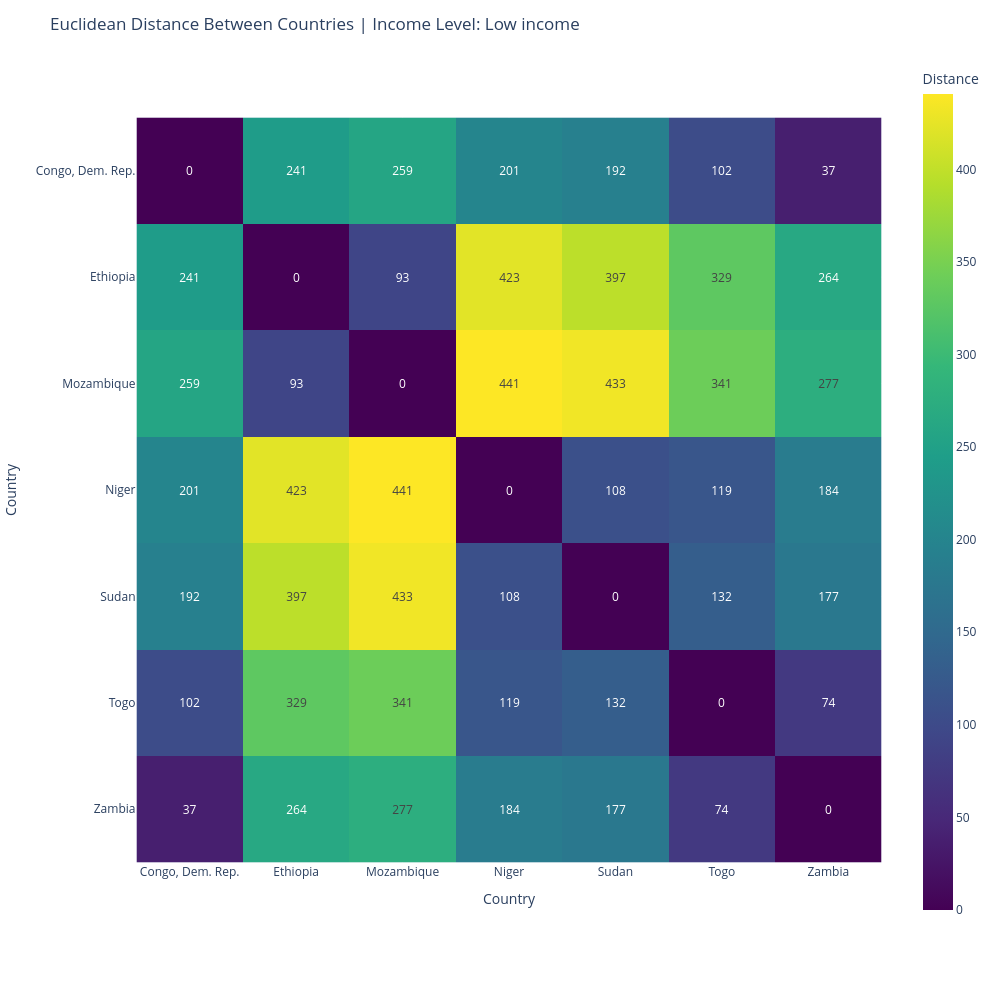

The notebook cell this image was saved under:
### Code cell
pca_low, pca_coordinates_low, series_labels_low = run_pca_for_income_level("Low income")

### Figure 1 — Plotly figure (JSON) as saved in the notebook; plotly's stock layout.template omitted (floating-point values rounded to 4 significant figures)
{"data": [{"coloraxis": "coloraxis", "hovertemplate": "Country: %{x}<br>Country: %{y}<br>Distance: %{z}<extra></extra>", "name": "0", "texttemplate": "%{z:.0f}", "type": "heatmap", "x": ["Congo, Dem. Rep.", "Ethiopia", "Mozambique", "Niger", "Sudan", "Togo", "Zambia"], "xaxis": "x", "y": ["Congo, Dem. Rep.", "Ethiopia", "Mozambique", "Niger", "Sudan", "Togo", "Zambia"], "yaxis": "y", "z": [[0, 241.5, 258.7, 200.8, 192.0, 102.1, 37.05], [241.5, 0, 92.51, 422.5, 396.6, 329.1, 263.8], [258.7, 92.51, 0, 440.7, 432.9, 340.8, 276.8], [200.8, 422.5, 440.7, 0, 108.4, 118.5, 184.2], [192.0, 396.6, 432.9, 108.4, 0, 131.8, 176.7], [102.1, 329.1, 340.8, 118.5, 131.8, 0, 73.84], [37.05, 263.8, 276.8, 184.2, 176.7, 73.84, 0]]}], "layout": {"coloraxis": {"colorbar": {"title": {"text": "Distance"}}, "colorscale": [[0, "#440154"], [0.1111, "#482878"], [0.2222, "#3e4989"], [0.3333, "#31688e"], [0.4444, "#26828e"], [0.5556, "#1f9e89"], [0.6667, "#35b779"], [0.7778, "#6ece58"], [0.8889, "#b5de2b"], [1, "#fde725"]]}, "height": 1000, "margin": {"t": 60}, "title": {"text": "Euclidean Distance Between Countries | Income Level: Low income"}, "width": 1000, "xaxis": {"anchor": "y", "autorange": true, "constrain": "domain", "domain": [0, 1], "range": [-0.5, 6.5], "scaleanchor": "y", "title": {"text": "Country"}, "type": "category"}, "yaxis": {"anchor": "x", "autorange": true, "constrain": "domain", "domain": [0.06686, 0.9331], "range": [6.5, -0.5], "title": {"text": "Country"}, "type": "category"}}}
